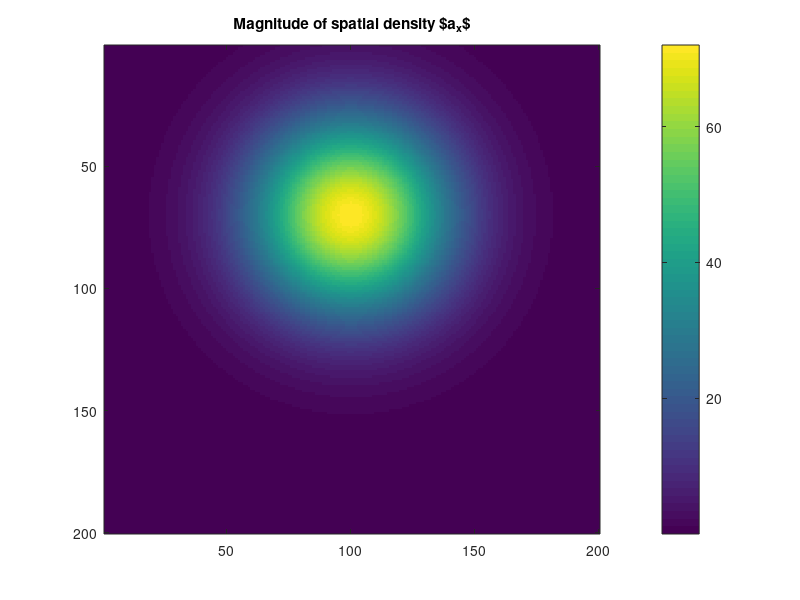
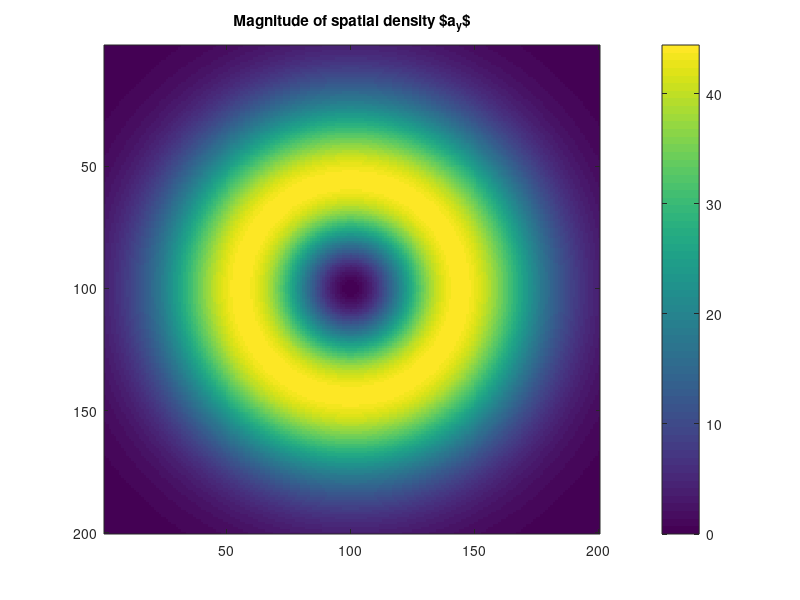

These charts were generated, in order, by the following MATLAB code: (Note: this script raises an error after producing the figures.)
clear all
addpath ../../OpticalFlow/ ../../Utils/ 

%% Parameters Setup

bin = 1 + 1;
nsteps = 2000;
repetitions = 1;

nt = nsteps*repetitions;
d = [200 200];

%% Construct amplitude a

[X, Y] = meshgrid(1:d(1), 1:d(2));
X = X';
Y = Y';
sigma = 0.01*sum(d.^2);
h = round(d./2);
H = zeros(d(1),d(2),2); 
H(:,:,1) = h(1);
H(:,:,2) = h(2);

a_x = @(x) -240j*0.3.*exp( - sum((x-reshape([0.7 1], [1 1 2]).*H).^2,3) /2/sigma); 
a_y = @(x) abs(-1000*0.3.*exp( - sum((x-H).^2,3) /2/sigma) + 1000*0.3.*exp( - sum((x-H).^2,3) /3/sigma)); 

coor = zeros(d(1),d(2),2);
coor(:,:,1) = X;
coor(:,:,2) = Y;

a_x_grid = a_x(coor);
a_y_grid = a_y(coor);
%
figure(1)
imagesc(abs(a_x_grid))
title('Magnitude of spatial density $a_x$')
colorbar()

figure(2)
imagesc(abs(a_y_grid))
title('Magnitude of spatial density $a_y$')
colorbar()

%% Construct I_0 and its displaced sequence I

I = 2 + sin(2 * pi * coor(:,:,1) ./ d(1))  + cos(2 * pi * coor(:,:,2) ./ d(2)) + 4*sqrt( ((coor(:,:,1) - h(1)) /d(1)).^2 + ((coor(:,:,2)-h(2))/d(2)).^2);
nvals = 10;
vals = linspace(min(I,[],'all'),max(I,[],'all'),nvals);
[~, idx] = min(abs(repmat(I,[1 1 nvals]) - repmat(reshape(vals,[1 1 nvals]),[d(1) d(2) 1])),[],3);
I = vals(idx);

[Ip, v_x, v_y] = generate_displacement_from_reconstructed_data(I, a_x_grid, a_y_grid, nt, bin, 10);


%% Generate velocity v directly and the function phi via Euler scheme
[X, Y] = meshgrid(1:d(1), 1:d(2));
X = X';
Y = Y';

v_x_func = @(x,t) real(a_x(x) * exp(2.0j*pi *(bin-1)*(t-1)/nt) );
v_y_func = @(x,t) real(a_y(x) * exp(2.0j*pi *(bin-1)*(t-1)/nt) );

phi_x = zeros([d nt+1]);
phi_y = zeros([d nt+1]);
phi_x(:,:,1) = X;
phi_y(:,:,1) = Y;

for k=2:(nt+1)
    coor = zeros(d(1),d(2),2);
    coor(:,:,1) = phi_x(:,:,k-1);
    coor(:,:,2) = phi_y(:,:,k-1);

    phi_x(:,:,k) = phi_x(:,:,k-1) + v_x_func(coor,k-1)/nt;
    phi_y(:,:,k) = phi_y(:,:,k-1) + v_y_func(coor,k-1)/nt;
end

figure(3)
imagesc(I)
title('Original function ')
colorbar()

clim_vals = [min(I,[],'all'),max(I,[],'all')];

%% Show images

figure(4)
for k = 1:10:nt
  imagesc(squeeze(Ip(:,:,k)))
  clim(clim_vals)
  title('Displaced function')
  colorbar()
  drawnow
end

%% Select one point and box around it for pictures later
pos = [120 83];
x_vals = squeeze(phi_x(pos(1),pos(2),:));
y_vals = squeeze(phi_y(pos(1),pos(2),:));

band = [7 7];

figure(20)
scatter(x_vals,y_vals)
daspect([2*band(2) + 1 2*band(1) + 1 1])

%% Extract the box around the selected point and rescale it. 

I_small = Ip((pos(1)-band(1)):(pos(1)+band(1)),(pos(2)-band(2):(pos(2)+band(2))),:);
figure(20)
imagesc(I_small(:,:,1))
clim([min(I,[],'all'),max(I,[],'all')])

factor = 10;
I_scaled = zeros(size(I_small,1)*factor, size(I_small,2)*factor, size(I_small,3)); 
for k = 1:nt
    I_scaled(:,:,k) = imresize(I_small(:,:,k),factor,'nearest');
end

%% Generate images:
% 1) Displaced image
% 2) Box of the displace image depicting the trajectory of a point and its
% current position 

timestamps = [1 500 1000 1500 2000];

for k = 1:length(timestamps)
    t = timestamps(k);

    fig = figure(101);
    imagesc(Ip(:,:,t))
    clim(clim_vals)
    daspect([d(2) d(1) 1])
    hold on
    plot([pos(2)-band(2) pos(2)+band(2) pos(2)+band(2) pos(2)-band(2) pos(2)-band(2)]', ...
        [pos(1)-band(1) pos(1)-band(1) pos(1)+band(1) pos(1)+band(1) pos(1)-band(1)]', '-r','LineWidth',3)
    hold off

    name = strcat('image_',int2str(t),'.png');
    img = frame2im(getframe(gca));
    imwrite(img, name);
    
    x_vals_scaled = factor*(x_vals - pos(1) + band(1) + 0.5);
    y_vals_scaled = factor*(y_vals - pos(2) + band(2) + 0.5);

    fig = figure(105);
    imagesc(I_scaled(:,:,t))
    clim(clim_vals)
    daspect([2*band(2) + 1 2*band(1) + 1 1])
    hold on
    plot(y_vals_scaled(1:t), x_vals_scaled(1:t),'-r.','LineWidth',5, 'MarkerIndices', [t], 'MarkerSize', 80, 'MarkerEdgeColor', 'r')
    hold off

    name = strcat('trajectory_',int2str(t),'.png');
    img = frame2im(getframe(gca));
    imwrite(img, name);
end

